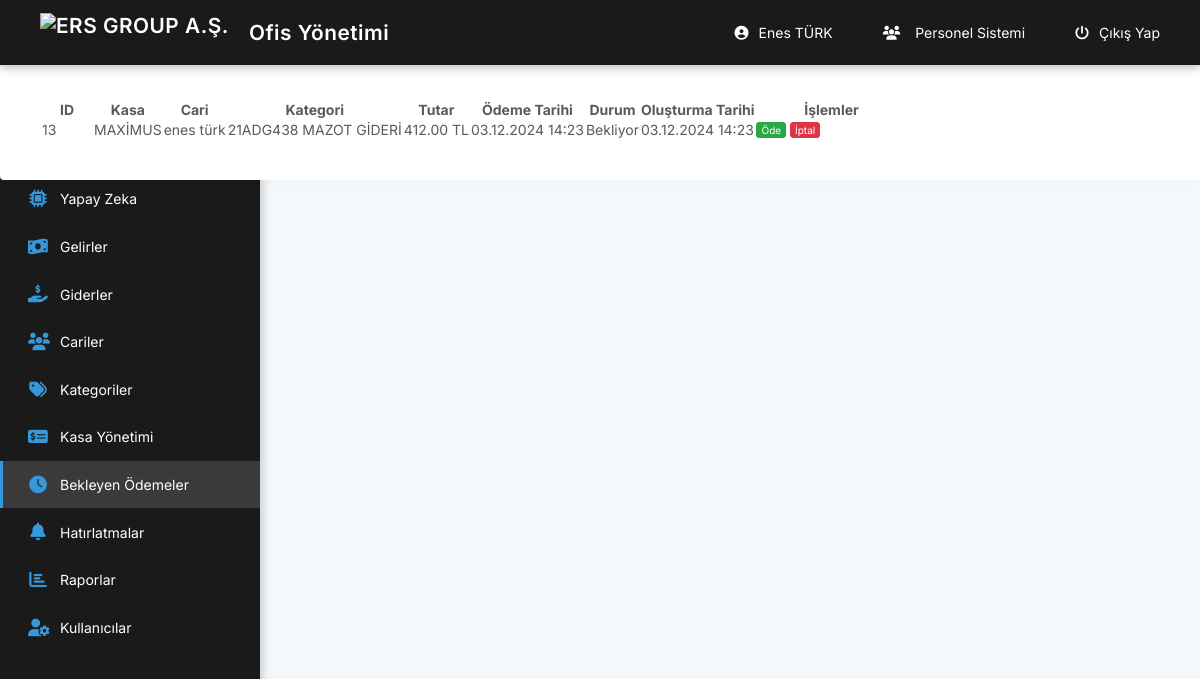
The page /muhasebe/pending_payments.php (signed in) on the database as committed earlier.
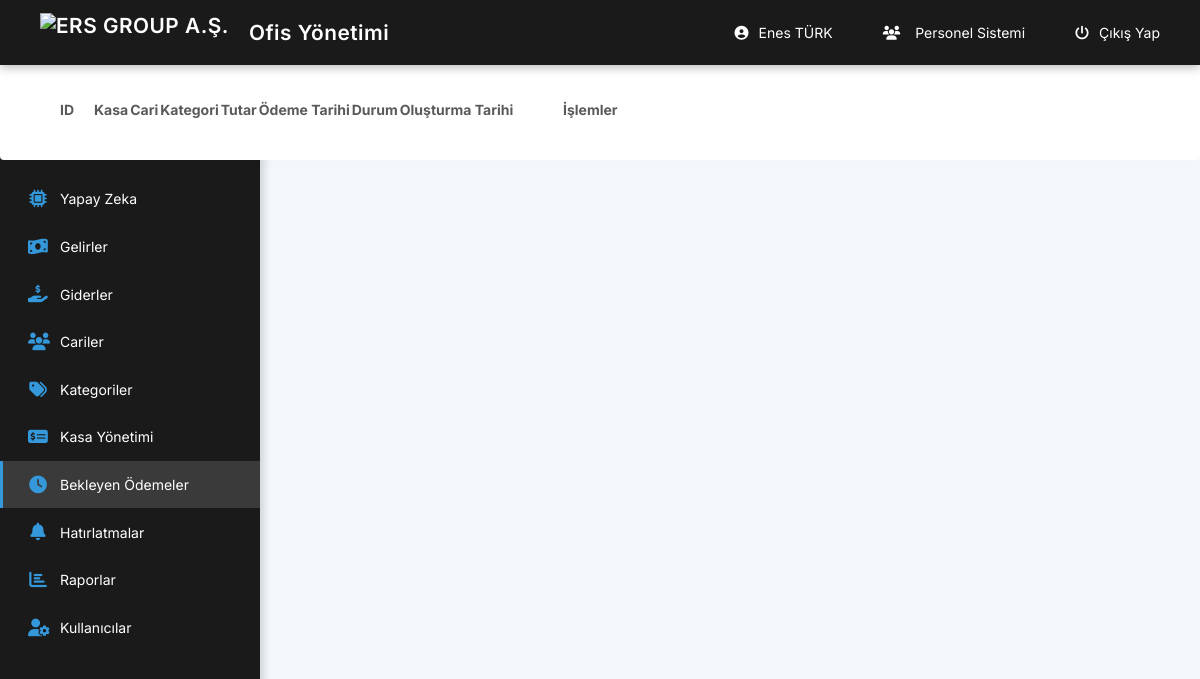
The same page on the database as committed later.
### tables this page shows
CREATE TABLE `pending_payments` (
  `id` int(11) NOT NULL,
  `u_id` int(11) NOT NULL,
  `safe_id` int(11) NOT NULL,
  `amount` decimal(10,2) NOT NULL,
  `due_date` datetime NOT NULL,
  `description` text DEFAULT NULL,
  `status` enum('pending','future_payment','completed') DEFAULT 'pending',
  `created_at` datetime NOT NULL,
  `completed_at` datetime DEFAULT NULL,
  `category_id` int(11) DEFAULT NULL,
  `customer_id` int(11) DEFAULT NULL
);

CREATE TABLE `safes` (
  `id` int(11) NOT NULL,
  `u_id` int(11) NOT NULL,
  `title` varchar(255) NOT NULL,
  `type` varchar(20) NOT NULL,
  `balance` decimal(10,2) DEFAULT 0.00,
  `credit_limit` decimal(10,2) DEFAULT 0.00,
  `description` text DEFAULT NULL,
  `status` tinyint(1) DEFAULT 1,
  `created_at` datetime DEFAULT current_timestamp(),
  `statement_day` int(11) DEFAULT NULL,
  `due_day` int(11) DEFAULT NULL,
  `bank_name` varchar(255) DEFAULT NULL
);

CREATE TABLE `customers` (
  `id` int(11) NOT NULL,
  `title` text NOT NULL,
  `phone` text DEFAULT NULL,
  `email` text DEFAULT NULL,
  `tax_no` text DEFAULT NULL,
  `tax_office` text DEFAULT NULL,
  `address` text DEFAULT NULL,
  `status` tinyint(1) NOT NULL
);

CREATE TABLE `categories` (
  `id` int(11) NOT NULL,
  `title` text NOT NULL,
  `type` enum('income','expense') NOT NULL DEFAULT 'expense'
);

### muhasebe/_class/class.php (called while the page is built, shortened)
<?php
class PIA {
	static $pdo = null;
	static $charset = 'UTF8';
	static $last_stmt = null;
	public static function instance(){
		return
		self::$pdo == null ?
		self::init() :
		self::$pdo;
	}
	public static function init(){
		self::$pdo = new PDO(
			'mysql:host=' . MYSQL_HOST .';dbname=' . MYSQL_DB,
			MYSQL_USER,
			MYSQL_PASS
		);
		self::$pdo->exec('SET NAMES `' . self::$charset . '`');
		self::$pdo->setAttribute(PDO::ATTR_DEFAULT_FETCH_MODE, PDO::FETCH_OBJ);
		return self::$pdo;
	}
	public static function query($query, $bindings = null){
		if(is_null($bindings)){
			if(!self::$last_stmt = self::instance()->query($query))
			return false;
		}else{
			self::$last_stmt = self::prepare($query);
			if(!self::$last_stmt->execute($bindings))
			return false;
		}
		return self::$last_stmt;
	}
	public static function get_row($query, $bindings = null){
		if(!$stmt = self::query($query, $bindings))
		return false;
		return $stmt->fetch();
	}
	public static function control($theValue, $theType, $strip_tags=false) {
		$theValue = addslashes(trim($theValue)) ;
		switch ($theType) {
			case "text":
				$theValue = ($theValue != "") ? "'" . $theValue . "'" : "NULL";
			break;
		}
		return $theValue;
	}
}
$pia = New PIA;
?>

### muhasebe/_class/config.php (called while the page is built, shortened)
<?php
require('class.php');
if(isset($_COOKIE['admin_id'])){
	$uniqid =  $pia->control($_COOKIE['admin_id'],'text');
	$admin = $pia->get_row("SELECT * FROM users WHERE uniqid=$uniqid");
}
?>

### muhasebe/pending_payments.php (the view, shortened to what this page needs)
<?php
require('_class/config.php');
?>
<!DOCTYPE html>
<html>
<head>
    <?php require('_inc/head.php'); ?>
</head>
<body>
    <?php require('_inc/header.php'); ?>
    <section class="content">
        <div class="title">
            <div class="left">
                <h1>Bekleyen Ödemeler</h1>
                <ul class="breadcrumb">
                    <li><a href="main.php">Anasayfa</a></li>
                    <li><a href="pending_payments.php">Bekleyen Ödemeler</a></li>
                </ul>
            </div>
        </div>
        <div class="panel-default">
            <div class="panel-body">
                <table class="table">
                    <thead>
                        <tr>
                            <th width="50">ID</th>
                            <th>Kasa</th>
                            <th>Cari</th>
                            <th>Kategori</th>
                            <th>Tutar</th>
                            <th>Ödeme Tarihi</th>
                            <th>Durum</th>
                            <th>Oluşturma Tarihi</th>
                            <th width="150">İşlemler</th>
                        </tr>
                    </thead>
                    <tbody>
                        <?php
                        $list = $pia->query("SELECT
                            p.*,
                            s.title as safe_title,
                            c.title as customer_title,
                            cat.title as category_title
                        FROM pending_payments p
                        LEFT JOIN safes s ON s.id = p.safe_id
                        LEFT JOIN customers c ON c.id = p.customer_id
                        LEFT JOIN categories cat ON cat.id = p.category_id
                        WHERE p.u_id = $admin->id
                        ORDER BY p.due_date ASC");
                        foreach($list as $item){
                            $status_class = '';
                            $status_text = '';
                            switch($item->status) {
                                case 'pending':
                                    $status_class = 'warning';
                                    $status_text = 'Bekliyor';
                                    break;
                            }
                        ?>
                        <tr>
                            <td><?=$item->id;?></td>
                            <td><?=$item->safe_title;?></td>
                            <td><?=$item->customer_title;?></td>
                            <td><?=$item->category_title;?></td>
                            <td><?=number_format($item->amount, 2);?> TL</td>
                            <td><?=date('d.m.Y H:i', strtotime($item->due_date));?></td>
                            <td><span class="badge badge-<?=$status_class;?>"><?=$status_text;?></span></td>
                            <td><?=date('d.m.Y H:i', strtotime($item->created_at));?></td>
                            <td>
                                <?php if($item->status == 'pending'){ ?>
                                    <button onclick="processPayment(<?=$item->id;?>)" class="btn-success btn-xs">
                                        Öde
                                    </button>
                                    <button onclick="cancelPayment(<?=$item->id;?>)" class="btn-danger btn-xs">
                                        İptal
                                    </button>
                                <?php } ?>
                            </td>
                        </tr>
                        <?php } ?>
                    </tbody>
                </table>
            </div>
        </div>
    </section>
</body>
</html>

Rows that differ between the two databases and show on the page:
removed pending_payments: id "13", safe.title "MAXİMUS", customer.title "enes türk", category.title "21ADG438 MAZOT GİDERİ", amount "412.00", due_date "03.12.2024 14:23", status "Bekliyor", created_at "03.12.2024 14:23"
